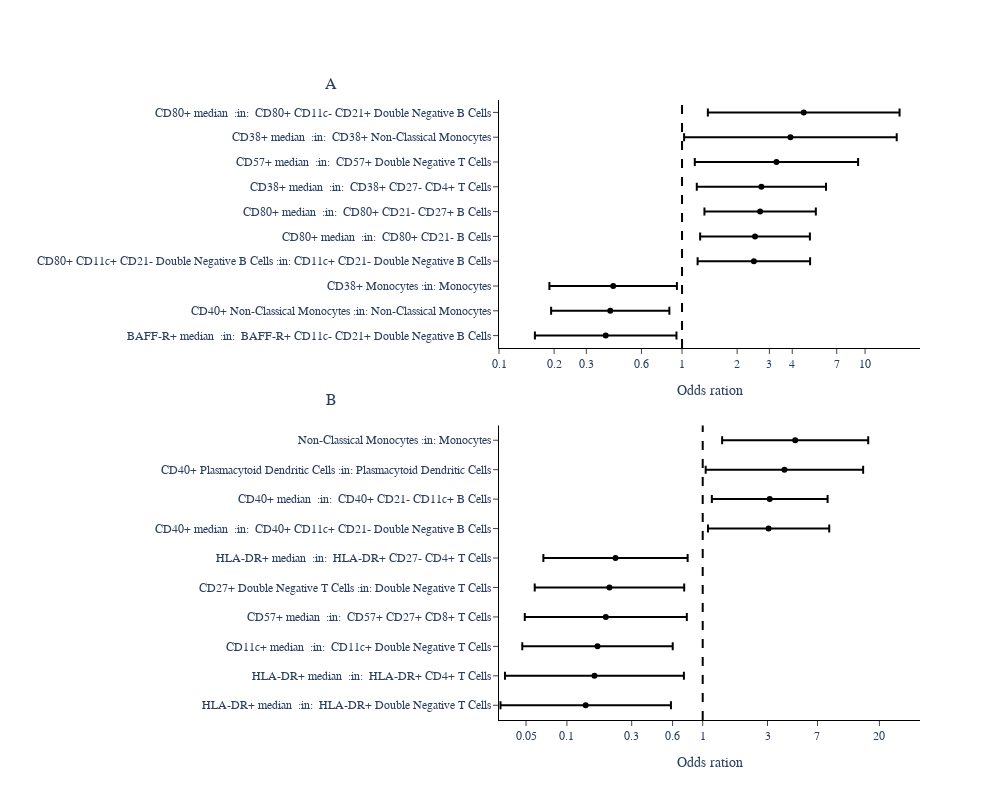

The notebook cell saved with this chart:
### Markdown cell above
## Fig 1

### Code cell
file = open(fold + "/data_aux/feature_a1.pkl","rb")
data = pk.load(file)
file.close()
d2_d = data["d2_d"]
d3_p = data["d3_p"]

#d2_d_lab =pd.read_csv("d2_d_lab.csv",sep="\t")
#d2_d_lab = dict(zip(d2_d_lab['var'],d2_d_lab['Short name']))
#d3_p_lab =pd.read_csv("d3_p_lab.csv",sep="\t")
#d3_p_lab = dict(zip(d3_p_lab['var'],d3_p_lab['Short name']))

#for k in d2_d_lab.keys():
#    d2_d.loc[d2_d["var"]==k,"var"] = d2_d_lab[k]
#for k in d3_p_lab.keys():
#    d3_p.loc[d3_p["var"]==k,"var"] = d3_p_lab[k]
d2_d = d2_d.loc[d2_d.pvalue<=0.05]
d2_d.loc[d2_d.index,"cib"] = d2_d.ci2 -d2_d["or"]
d2_d.loc[d2_d.index,"cia"] = d2_d["or"] - d2_d.ci1
d2_d = d2_d.sort_values(by="mu",ascending=False).copy()
d3_p = d3_p.loc[d3_p.pvalue<=0.05]
d3_p.loc[d3_p.index,"cib"] = d3_p.ci2 -d3_p["or"]
d3_p.loc[d3_p.index,"cia"] = d3_p["or"] - d3_p.ci1
d3_p = d3_p.sort_values(by="mu",ascending=False).copy()
#10 best
#10 best
d2_d = d2_d.iloc[0:10,:]
d2_d = d2_d.sort_values(by="or",ascending=True).copy()
d3_p = d3_p.iloc[0:10,:]
d3_p = d3_p.sort_values(by="or",ascending=True).copy()

f = go.FigureWidget(make_subplots(rows=2,cols=1,subplot_titles=["A","B"],vertical_spacing=0.05))
f.add_trace(go.Scatter(x=d2_d["or"], y=d2_d["var"],error_x=dict(
            type='data',
            symmetric=False,
            array=d2_d.cib,
            arrayminus=d2_d.cia),mode='markers'),row=1,col=1)
f.update_traces(marker=dict(color="black", size=6),selector=dict(type='scatter'))
f.layout.xaxis.type="log"
f.update_xaxes(range=[-1,1.3],title="Odds ration",row=1,col=1)
f.update_yaxes(range=[-0.5, 9.5],title="",row=1,col=1)
f.layout.yaxis.domain = (0.6,1)

f.add_trace(go.Scatter(x=d3_p["or"], y=d3_p["var"],error_x=dict(
            type='data',
            symmetric=False,
            array=d3_p.cib,
            arrayminus=d3_p.cia),mode='markers'),row=2,col=1)
f.update_traces(marker=dict(color="black", size=6),selector=dict(type='scatter'))
f.layout.xaxis2.type="log"
f.update_xaxes(range=[-1.5,1.6],title="Odds ration",row=2,col=1)
f.update_yaxes(range=[-0.5, 9.5],title="",row=2,col=1)
#f.layout.yaxis2.domain = (0.6,1)

f.update_layout(height=800,width = 1000,showlegend=False,font_size=12,font_family="Arial",plot_bgcolor="white",
    xaxis=dict(linecolor="black"),xaxis2=dict(linecolor="black"),
    yaxis=dict(linecolor="black"),yaxis2=dict(linecolor="black"))
f.add_vline(x=1,line_dash="dash",line_color = "black",opacity=1,row=1,col=1)
f.add_vline(x=1,line_dash="dash",line_color = "black",opacity=1,row=2,col=1)
f.update_xaxes(ticks="outside")
f.update_yaxes(ticks="outside")

f.layout["annotations"][0].x=-0.4
f.layout["annotations"][1].x=-0.4
f.layout["annotations"][0].y=1.01
f.layout["annotations"][1].y=0.5
f.update_layout(xaxis={"tickmode": "array","tickvals": pd.to_numeric([f"{n:.1g}" for n in np.geomspace(0.01, 12, 15)])})
f.update_layout(xaxis2={"tickmode": "array","tickvals": pd.to_numeric([f"{n:.1g}" for n in np.geomspace(0.01, 15, 10)])})
#f.write_image("fig1.svg")
f

### Figure 1 — Plotly figure (JSON) as saved in the notebook; plotly's stock layout.template omitted (floating-point values rounded to 4 significant figures)
{"data": [{"error_x": {"array": [0.5497, 0.4472, 0.5171, 2.54, 2.49, 2.711, 3.403, 5.879, 10.98, 10.81], "arrayminus": [0.2256, 0.2126, 0.2319, 1.252, 1.248, 1.345, 1.51, 2.105, 2.883, 3.237], "symmetric": false, "type": "data"}, "marker": {"color": "black", "size": 6}, "mode": "markers", "type": "scatter", "uid": "a044e80e-c84f-4b76-8033-a1f75e586827", "x": [0.3827, 0.4053, 0.4204, 2.468, 2.504, 2.671, 2.713, 3.279, 3.909, 4.621], "xaxis": "x", "y": ["BAFF-R+ median  :in:  BAFF-R+ CD11c- CD21+ Double Negative B Cells", "CD40+ Non-Classical Monocytes :in: Non-Classical Monocytes", "CD38+ Monocytes :in: Monocytes", "CD80+ CD11c+ CD21- Double Negative B Cells :in: CD11c+ CD21- Double Negative B Cells", "CD80+ median  :in:  CD80+ CD21- B Cells", "CD80+ median  :in:  CD80+ CD21- CD27+ B Cells", "CD38+ median  :in:  CD38+ CD27- CD4+ T Cells", "CD57+ median  :in:  CD57+ Double Negative T Cells", "CD38+ median  :in:  CD38+ Non-Classical Monocytes", "CD80+ median  :in:  CD80+ CD11c- CD21+ Double Negative B Cells"], "yaxis": "y"}, {"error_x": {"array": [0.446, 0.5676, 0.4335, 0.5705, 0.5248, 0.5465, 5.486, 5.194, 11.19, 11.75], "arrayminus": [0.1051, 0.1245, 0.1211, 0.1444, 0.1478, 0.1609, 1.963, 1.947, 2.944, 3.405], "symmetric": false, "type": "data"}, "marker": {"color": "black", "size": 6}, "mode": "markers", "type": "scatter", "uid": "b35acf34-5d86-4729-b654-22155c428ea4", "x": [0.1376, 0.1595, 0.168, 0.1934, 0.2058, 0.228, 3.056, 3.115, 3.996, 4.795], "xaxis": "x2", "y": ["HLA-DR+ median  :in:  HLA-DR+ Double Negative T Cells", "HLA-DR+ median  :in:  HLA-DR+ CD4+ T Cells", "CD11c+ median  :in:  CD11c+ Double Negative T Cells", "CD57+ median  :in:  CD57+ CD27+ CD8+ T Cells", "CD27+ Double Negative T Cells :in: Double Negative T Cells", "HLA-DR+ median  :in:  HLA-DR+ CD27- CD4+ T Cells", "CD40+ median  :in:  CD40+ CD11c+ CD21- Double Negative B Cells", "CD40+ median  :in:  CD40+ CD21- CD11c+ B Cells", "CD40+ Plasmacytoid Dendritic Cells :in: Plasmacytoid Dendritic Cells", "Non-Classical Monocytes :in: Monocytes"], "yaxis": "y2"}], "layout": {"annotations": [{"font": {"size": 16}, "showarrow": false, "text": "A", "x": -0.4, "xanchor": "center", "xref": "paper", "y": 1.01, "yanchor": "bottom", "yref": "paper"}, {"font": {"size": 16}, "showarrow": false, "text": "B", "x": -0.4, "xanchor": "center", "xref": "paper", "y": 0.5, "yanchor": "bottom", "yref": "paper"}], "font": {"family": "Arial", "size": 12}, "height": 800, "plot_bgcolor": "white", "shapes": [{"line": {"color": "black", "dash": "dash"}, "opacity": 1, "type": "line", "x0": 1, "x1": 1, "xref": "x", "y0": 0, "y1": 1, "yref": "y domain"}, {"line": {"color": "black", "dash": "dash"}, "opacity": 1, "type": "line", "x0": 1, "x1": 1, "xref": "x2", "y0": 0, "y1": 1, "yref": "y2 domain"}], "showlegend": false, "width": 1000, "xaxis": {"anchor": "y", "domain": [0, 1], "linecolor": "black", "range": [-1, 1.3], "tickmode": "array", "ticks": "outside", "tickvals": [0.01, 0.02, 0.03, 0.05, 0.08, 0.1, 0.2, 0.3, 0.6, 1, 2, 3, 4, 7, 10], "title": {"text": "Odds ration"}, "type": "log"}, "xaxis2": {"anchor": "y2", "domain": [0, 1], "linecolor": "black", "range": [-1.5, 1.6], "tickmode": "array", "ticks": "outside", "tickvals": [0.01, 0.02, 0.05, 0.1, 0.3, 0.6, 1, 3, 7, 20], "title": {"text": "Odds ration"}, "type": "log"}, "yaxis": {"anchor": "x", "domain": [0.6, 1], "linecolor": "black", "range": [-0.5, 9.5], "ticks": "outside", "title": {"text": ""}, "type": "category"}, "yaxis2": {"anchor": "x2", "domain": [0, 0.475], "linecolor": "black", "range": [-0.5, 9.5], "ticks": "outside", "title": {"text": ""}, "type": "category"}}}
